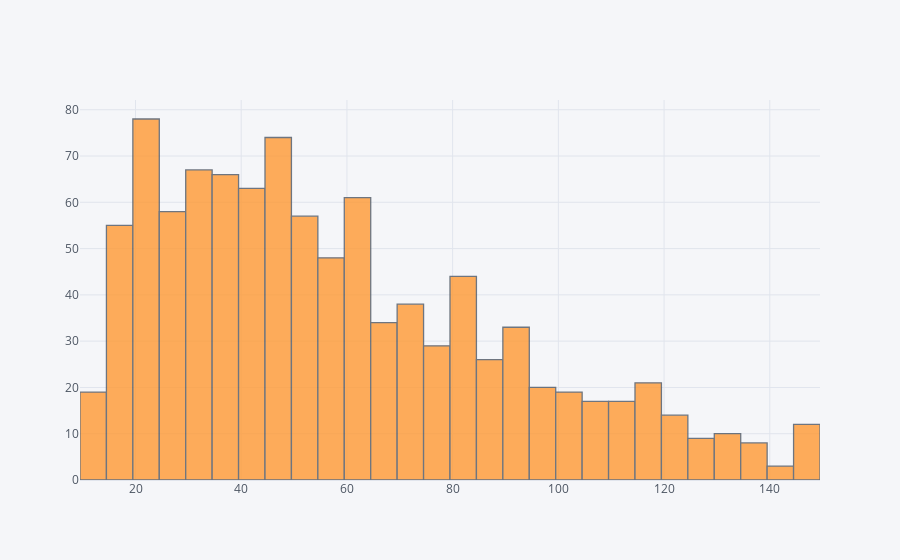

Write notebook code for a chart like this one.
### Code cell
import cufflinks as cf
import plotly.io as pio
pio.renderers.default = "svg"
cf.go_offline()
fig=df["Length"].iplot(kind="histogram")

### Figure 1 — Plotly figure (JSON) as saved in the notebook; plotly's stock layout.template omitted (floating-point values rounded to 4 significant figures; data arrays with more than 128 entries replaced by an {"elided": "..."} marker saying what was removed)
{"data": [{"histfunc": "count", "histnorm": "", "marker": {"color": "rgba(255, 153, 51, 1.0)", "line": {"color": "#4D5663", "width": 1.3}}, "name": "Length", "opacity": 0.8, "orientation": "v", "type": "histogram", "x": {"elided": "1000 int values"}}], "layout": {"barmode": "overlay", "legend": {"bgcolor": "#F5F6F9", "font": {"color": "#4D5663"}}, "paper_bgcolor": "#F5F6F9", "plot_bgcolor": "#F5F6F9", "title": {"font": {"color": "#4D5663"}}, "xaxis": {"gridcolor": "#E1E5ED", "showgrid": true, "tickfont": {"color": "#4D5663"}, "title": {"font": {"color": "#4D5663"}, "text": ""}, "zerolinecolor": "#E1E5ED"}, "yaxis": {"gridcolor": "#E1E5ED", "showgrid": true, "tickfont": {"color": "#4D5663"}, "title": {"font": {"color": "#4D5663"}, "text": ""}, "zerolinecolor": "#E1E5ED"}}}
